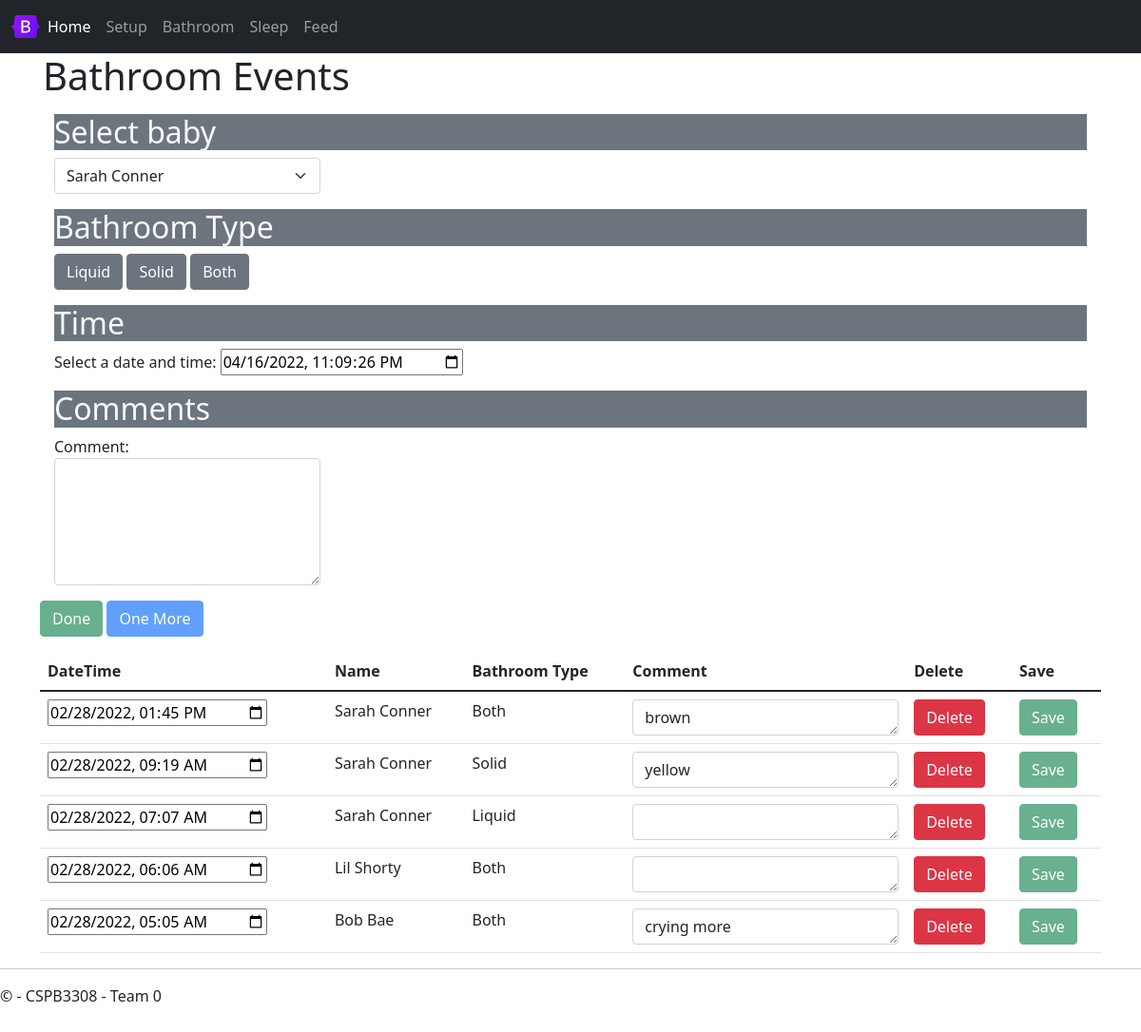
The app's page /bathroom with its own data.
### tables this page shows
CREATE TABLE bathroom (
bathroomEventID INTEGER PRIMARY KEY AUTOINCREMENT,
eventType TEXT DEFAULT "Bathroom" NOT NULL,
babyID INTEGER NOT NULL,
bathroomType INTEGER NOT NULL,
bathroomDateTime TEXT NOT NULL, -- YYYY-MM-DD HH:MM
bathroomComment TEXT,
FOREIGN KEY (babyID)
    REFERENCES babies (babyID),
FOREIGN KEY (BathroomType)
    REFERENCES bathroomType (bathroomTypeID)
);

CREATE TABLE bathroomType (
bathroomTypeID INTEGER PRIMARY KEY AUTOINCREMENT,
bathroomTypeName TEXT NOT NULL
);

### source/views.py (the view)
@app.route('/bathroom',methods = ['POST', 'GET'])
def bathroom():
    if request.method == 'POST':
        result = request.data
        bathroom_event = json.loads(result) # creates python dictionary
        if bathroom_event['bathroomEvent']['deleteFlag'] == True:
            delete_rows('bathroom', bathroom_event['bathroomEvent']['eventId'])
        else:
            bathroom_sql_ins(bathroom_event['bathroomEvent'])             #insert into database
        return  jsonify(""), 200
    else:
        return render_template(
            'bathroom.html',
            babies = get_babies(),
            lastBaby = get_last_baby_bathroom(),
            recentEvents = bathroom_recent_events()
        )

### source/sql_functions.py (called while the page is built)
def bathroom_recent_events(db_path = "./sqlite3/baby.db"):
    conn = sqlite3.connect(db_path)       #connect to database
    cur = conn.cursor()
    cur.execute("SELECT\
        bathroom.bathroomEventID,\
        babies.firstName || ' ' || babies.lastName as 'Baby',\
        bathroom.bathroomDateTime as 'Time',\
        bathroomType.bathroomTypeName as 'Type',\
        bathroom.bathroomComment as 'Comment' FROM bathroom\
        LEFT JOIN babies ON bathroom.babyID = babies.babyID\
        LEFT JOIN bathroomType ON bathroom.bathroomType = bathroomType.bathroomTypeID\
        ORDER BY bathroomDateTime DESC\
        LIMIT 5;")
    rows = cur.fetchall()
    bathroom_recent_lst = []
    for row in rows:
        row_array = [row[0], row[1], row[2], row[3], row[4]]
        bathroom_recent_lst.append(row_array)
    conn.commit()
    conn.close()
    return bathroom_recent_lst

def get_babies(db_path = "./sqlite3/baby.db"):
    conn = sqlite3.connect(db_path)       #connect to database
    cur = conn.cursor()
    cur.execute("PRAGMA foreign_keys = ON")
    cur.execute("SELECT * FROM babies")
    baby_lst = cur.fetchall()
    conn.close()
    return baby_lst

def get_last_baby_bathroom(db_path = "./sqlite3/baby.db"):
    conn = sqlite3.connect(db_path)       #connect to database
    cur = conn.cursor()
    cur.execute("PRAGMA foreign_keys = ON")
    cur.execute("SELECT babyID FROM bathroom ORDER BY bathroomDateTime DESC LIMIT 1;")
    baby_lst = cur.fetchone()
    babyid = baby_lst[0] #take first tuple
    conn.close()
    return babyid

### source/templates/bathroom.html (shortened to what this page needs)
{% extends "layout.html" %}
{% block content %}
<div class="jumbotron">
    <h1>Bathroom Events</h1>
</div>
<div class="container mt-3">
    <h2 class="text-light bg-secondary">Select baby</h2>
    <div class="d-flex flex-row">
        <select class="form-select me-3" id="selectBaby" onChange="bathroomSelectBaby(this.value)">
            {% for baby in babies %}
            <option value="{{ baby[0] }}">{{ baby[3] }} {{ baby[4] }}</option>
            {% endfor %}
        </select>
    </div>
</div>
<div class="container mt-3">
    <h2 class="text-light bg-secondary">Bathroom Type</h2>
    <button type="button" id="btnLiquid" class="btn btn-secondary"
        onclick="bathroomUpdateBathroomType(1)">Liquid</button>
    <button type="button" id="btnSolid" class="btn btn-secondary" onclick="bathroomUpdateBathroomType(2)">Solid</button>
    <button type="button" id="btnBoth" class="btn btn-secondary" onclick="bathroomUpdateBathroomType(3)">Both</button>
</div>
<div class="container mt-3">
    <h2 class="text-light bg-secondary">Time</h2>
    <div class="form-group">
        <label for="inputDateTime">Select a date and time:</label>
        <input type="datetime-local" id="inputDateTime" onChange="bathroomUpdateDateTime(this.value)" />
    </div>
</div>
<div class="container mt-3">
    <h2 class="text-light bg-secondary">Comments</h2>
    <div class="form-group">
        <label for="comment">Comment:</label>
        <textarea class="form-control" rows="5" id="textComment"
            onChange="bathroomUpdateComment(this.value)"></textarea>
    </div>
</div>
</div>
<div class="container mt-3">
    <button type="button" id="btnDone" class="btn btn-success" onClick='bathroomAddBathroomEvent(true)'
        disabled>Done</button>
    <button type="button" id="btnOneMore" class="btn btn-primary" onClick='bathroomAddBathroomEvent(false)' disabled>One
        More</button>
</div>
<div class="container mt-3">
    <table class="table">
        <thead>
            <tr>
                <th scope="col">DateTime</th>
                <th scope="col">Name</th>
                <th scope="col">Bathroom Type</th>
                <th scope="col">Comment</th>
                <th scope="col">Delete</th>
                <th scope="col">Save</th>
            </tr>
        </thead>
        <tbody>
            {% set currEvent = 0 %}
            {% for event in recentEvents %}
            {% set currEvent = event %}
            <tr>
                <td><input type="datetime-local" value="{{ event[2] }}" /></td>
                <td>{{ event[1] }}</td>
                <td>{{ event[3] }}</td>
                <td><textarea class="form-control" rows="1">{{ event[4] }}</textarea></td>
                <td><button type="button" class="btn btn-danger"
                        onClick="bathroomDeleteBathroomEvent({{ event[0]|safe }})">Delete</button></td>
                <td><button type="button" class="btn btn-success" disabled
                        onClick="bathroomSaveBathroomEvent({{ event|safe }})">Save</button></td>
            </tr>
            {% endfor %}
        </tbody>
    </table>
</div>
{% endblock %}

### source/templates/layout.html (shortened to what this page needs)
<!DOCTYPE html>
<html>
<head>
    <link rel="stylesheet" type="text/css" href="/static/content/bootstrap.min.css" />
    <link rel="stylesheet" type="text/css" href="/static/content/site.css" />
</head>
<body>
    <nav class="navbar navbar-expand-sm navbar-dark bg-dark">
        <div class="container-fluid">
            <img src="/static/images/bootstrap-logo.svg" alt="" width="30" height="24"
                class="d-inline-block align-text-top">
            <div class="collapse navbar-collapse" id="mynavbar">
                <ul class="navbar-nav me-auto">
                    <li class="nav-item">
                        <a class="nav-link active" aria-current="page" href="{{ url_for('home') }}">Home</a>
                    </li>
                    <li class="nav-item">
                        <a class="nav-link" href="{{ url_for('setup') }}">Setup</a>
                    </li>
                    <li class="nav-item">
                        <a class="nav-link" href="{{ url_for('bathroom') }}">Bathroom</a>
                    </li>
                    <li class="nav-item">
                        <a class="nav-link" href="{{ url_for('sleep') }}">Sleep</a>
                    </li>
                    <li class="nav-item">
                        <a class="nav-link" href="{{ url_for('feed') }}">Feed</a>
                    </li>
                </ul>
            </div>
        </div>
    </nav>
    <div class="container body-content">
        {% block content %}{% endblock %}
        <hr />
        <footer>
            <p>&copy; {{ year }} - CSPB3308 - Team 0</p>
        </footer>
</body>
</html>

### source/static/content/site.css (style rules this page uses)
body { padding-top: 0px; padding-bottom: 20px; }
.body-content { padding-left: 15px; padding-right: 15px; }
input, select, textarea { max-width: 280px; }

### records on screen
bathroom: bathroomDateTime "02/28/2022 13:45", event "Sarah Conner", bathroomTypeName "Both", bathroomComment "brown"
bathroom: bathroomDateTime "02/28/2022 09:19", event "Sarah Conner", bathroomTypeName "Solid", bathroomComment "yellow"
bathroom: bathroomDateTime "02/28/2022 07:07", event "Sarah Conner", bathroomTypeName "Liquid"
bathroom: bathroomDateTime "02/28/2022 06:06", event "Lil Shorty", bathroomTypeName "Both"
bathroom: bathroomDateTime "02/28/2022 05:05", event "Bob Bae", bathroomTypeName "Both", bathroomComment "crying more"

### other values on screen
form field value "Sarah Conner"
